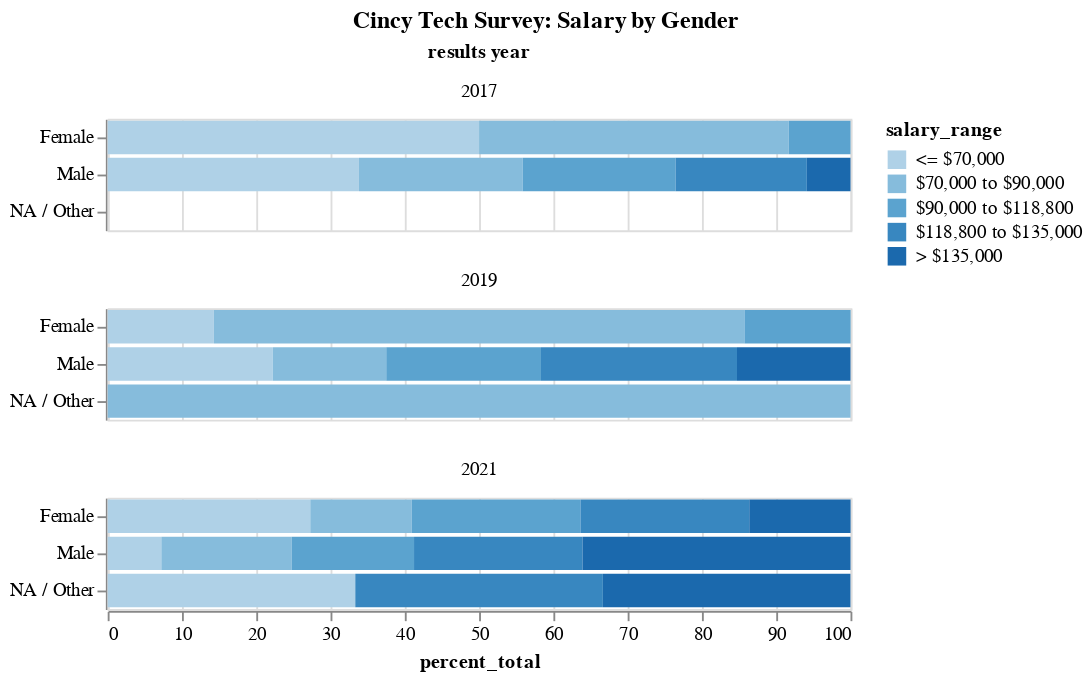

Notebook code for this chart:
### Code cell
chart = alt.Chart(data_df).mark_bar().encode(
    y=alt.Y('gender:N', title=None),
    x=alt.X('percent_total:Q', sort='-x', scale=alt.Scale(domain=(0, 100))),
    color=('salary_range:O'),
    tooltip=['results year', 'gender', 'salary_range', 'percent_total' , 'count'],
    facet=alt.Facet('results year:O', columns=1),
    # href='url'
).properties(
    title='Cincy Tech Survey: Salary by Gender',
).configure_title(
    anchor='middle'
)

chart

### Figure 1 — Vega-Lite specification as saved in the notebook (floating-point values rounded to 4 significant figures)
{"config": {"view": {"continuousWidth": 400, "continuousHeight": 300}, "title": {"anchor": "middle"}}, "data": {"name": "data-3e914022f171243c5de09371486db12f"}, "mark": "bar", "encoding": {"color": {"type": "ordinal", "field": "salary_range"}, "facet": {"type": "ordinal", "columns": 1, "field": "results year"}, "tooltip": [{"type": "quantitative", "field": "results year"}, {"type": "nominal", "field": "gender"}, {"type": "nominal", "field": "salary_range"}, {"type": "quantitative", "field": "percent_total"}, {"type": "quantitative", "field": "count"}], "x": {"type": "quantitative", "field": "percent_total", "scale": {"domain": [0, 100]}, "sort": "-x"}, "y": {"type": "nominal", "field": "gender", "title": null}}, "title": "Cincy Tech Survey: Salary by Gender", "$schema": "https://vega.github.io/schema/vega-lite/v4.8.1.json", "datasets": {"data-3e914022f171243c5de09371486db12f": [{"gender": "  Female", "salary_range": "   <= $70,000", "results year": 2017, "count": 6, "percent_total": 50.0}, {"gender": "  Female", "salary_range": "  $70,000 to $90,000", "results year": 2017, "count": 5, "percent_total": 41.67}, {"gender": "  Female", "salary_range": "  $90,000 to $118,800", "results year": 2017, "count": 1, "percent_total": 8.33}, {"gender": " Male", "salary_range": "   <= $70,000", "results year": 2017, "count": 23, "percent_total": 33.82}, {"gender": " Male", "salary_range": "  $70,000 to $90,000", "results year": 2017, "count": 15, "percent_total": 22.06}, {"gender": " Male", "salary_range": "  $90,000 to $118,800", "results year": 2017, "count": 14, "percent_total": 20.59}, {"gender": " Male", "salary_range": "$118,800 to $135,000", "results year": 2017, "count": 12, "percent_total": 17.65}, {"gender": " Male", "salary_range": "> $135,000", "results year": 2017, "count": 4, "percent_total": 5.88}, {"gender": "  Female", "salary_range": "   <= $70,000", "results year": 2019, "count": 1, "percent_total": 14.29}, {"gender": "  Female", "salary_range": "  $70,000 to $90,000", "results year": 2019, "count": 5, "percent_total": 71.43}, {"gender": "  Female", "salary_range": "  $90,000 to $118,800", "results year": 2019, "count": 1, "percent_total": 14.29}, {"gender": " Male", "salary_range": "   <= $70,000", "results year": 2019, "count": 16, "percent_total": 22.22}, {"gender": " Male", "salary_range": "  $70,000 to $90,000", "results year": 2019, "count": 11, "percent_total": 15.28}, {"gender": " Male", "salary_range": "  $90,000 to $118,800", "results year": 2019, "count": 15, "percent_total": 20.83}, {"gender": " Male", "salary_range": "$118,800 to $135,000", "results year": 2019, "count": 19, "percent_total": 26.39}, {"gender": " Male", "salary_range": "> $135,000", "results year": 2019, "count": 11, "percent_total": 15.28}, {"gender": "NA / Other", "salary_range": "  $70,000 to $90,000", "results year": 2019, "count": 1, "percent_total": 100.0}, {"gender": "  Female", "salary_range": "   <= $70,000", "results year": 2021, "count": 6, "percent_total": 27.27}, {"gender": "  Female", "salary_range": "  $70,000 to $90,000", "results year": 2021, "count": 3, "percent_total": 13.64}, {"gender": "  Female", "salary_range": "  $90,000 to $118,800", "results year": 2021, "count": 5, "percent_total": 22.73}, {"gender": "  Female", "salary_range": "$118,800 to $135,000", "results year": 2021, "count": 5, "percent_total": 22.73}, {"gender": "  Female", "salary_range": "> $135,000", "results year": 2021, "count": 3, "percent_total": 13.64}, {"gender": " Male", "salary_range": "   <= $70,000", "results year": 2021, "count": 7, "percent_total": 7.22}, {"gender": " Male", "salary_range": "  $70,000 to $90,000", "results year": 2021, "count": 17, "percent_total": 17.53}, {"gender": " Male", "salary_range": "  $90,000 to $118,800", "results year": 2021, "count": 16, "percent_total": 16.49}, {"gender": " Male", "salary_range": "$118,800 to $135,000", "results year": 2021, "count": 22, "percent_total": 22.68}, {"gender": " Male", "salary_range": "> $135,000", "results year": 2021, "count": 35, "percent_total": 36.08}, {"gender": "NA / Other", "salary_range": "   <= $70,000", "results year": 2021, "count": 1, "percent_total": 33.33}, {"gender": "NA / Other", "salary_range": "$118,800 to $135,000", "results year": 2021, "count": 1, "percent_total": 33.33}, {"gender": "NA / Other", "salary_range": "> $135,000", "results year": 2021, "count": 1, "percent_total": 33.33}]}}
